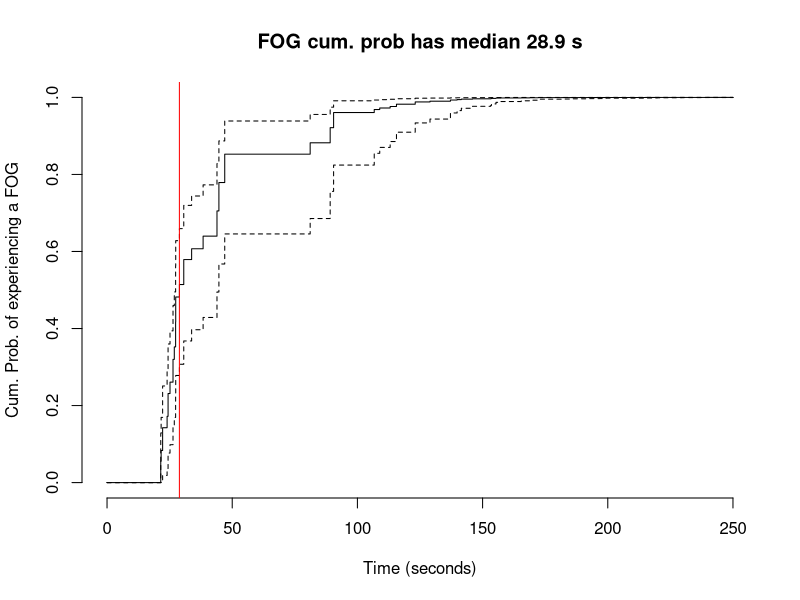
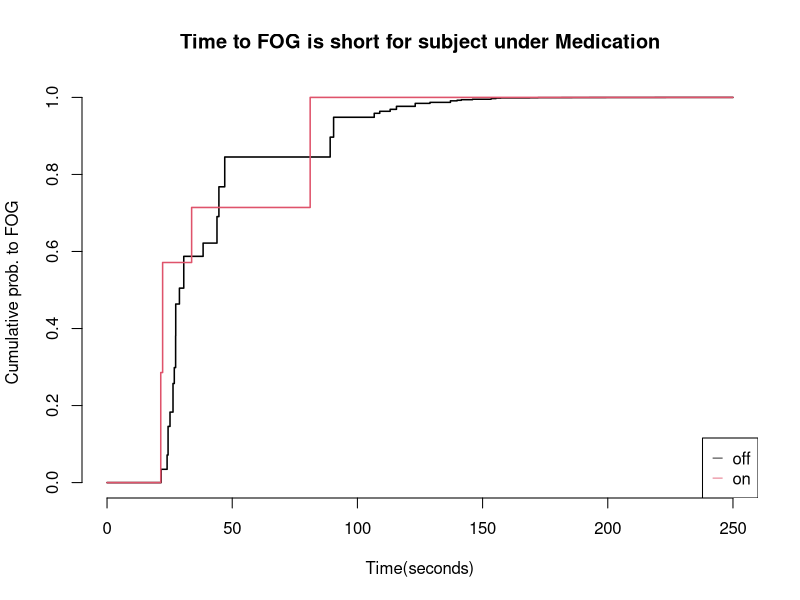
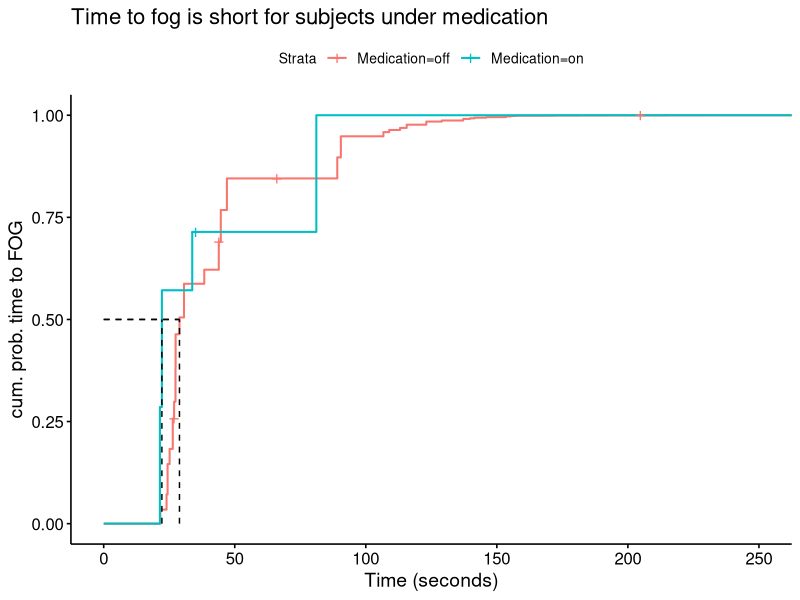
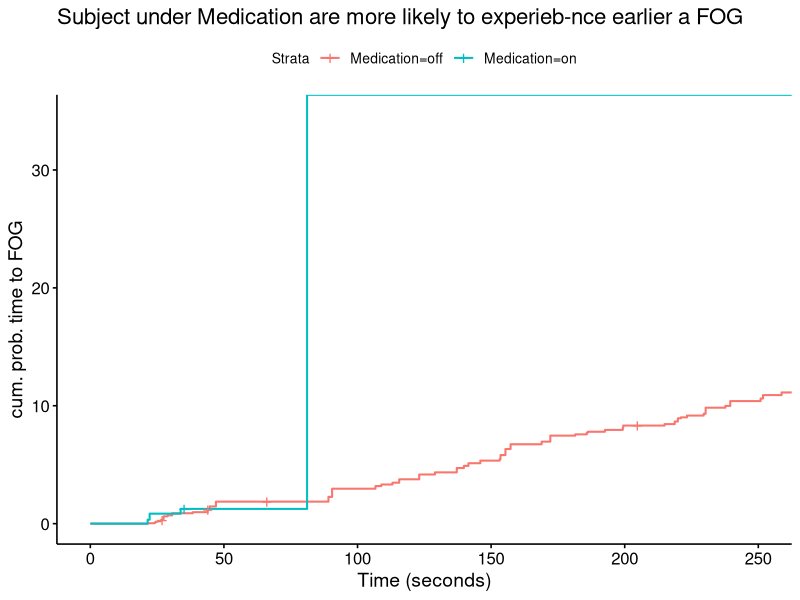
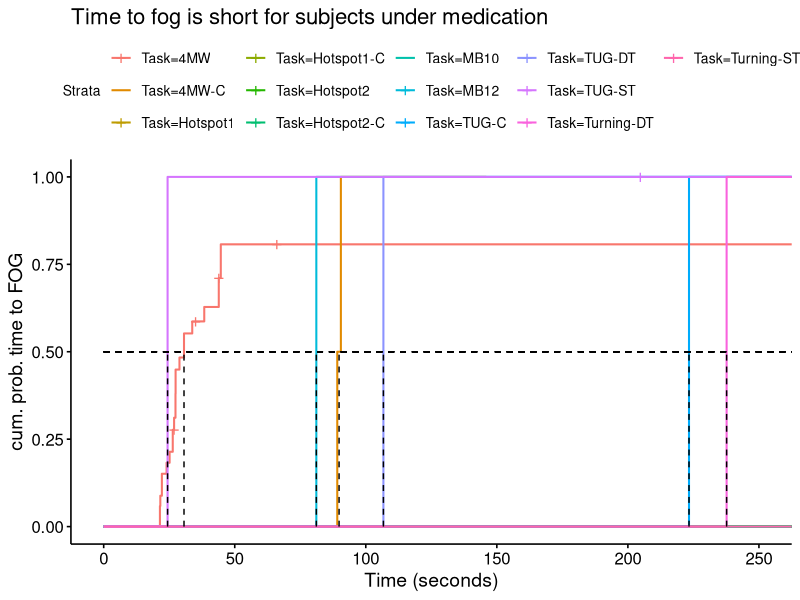

Write the R code that produced these figures, in order. (Note: this script raises an error after producing the figures.)
## ---- chunk 1
knitr::opts_chunk$set(echo = FALSE)
## ---- chunk 2
rm(list=ls())
## ---- chunk 3
library(tidyverse)
library(survival)
library(broom)
library(survminer)
## ---- chunk 4
# load data from kaggle 
# from CLI kaggle competitions download -c tlvmc-parkinsons-freezing-gait-prediction 
events <- read_csv("events.csv")
subjects <- read_csv("subjects.csv")
tasks <- read_csv("tasks.csv")
#daily_meta <- read_csv("daily_metadata.csv")
defog_meta <- read_csv("defog_metadata.csv")
#tdcsfog_meta <- read_csv("tdcsfog_metadata.csv")
## ---- chunk 5
subjects$Visit=NULL 
## ---- chunk 6
  fog <- inner_join(events,tasks,by="Id") %>% 
  inner_join(defog_meta,by ="Id")  %>% 
  inner_join(subjects,by = "Subject") 

# remove tables 
rm(events,tasks,defog_meta,subjects)
## ---- chunk 7
head(fog)
## ---- chunk 8
fog <- fog %>% filter(Begin > 0 & End > Begin, End >= Completion & Begin < Init ) 

# change some variables into factor 
fog$Sex <- factor(fog$Sex, labels =c("Female","Male") )
fog$Type <- factor(fog$Type)
fog$Task <- factor(fog$Task)
fog$Medication <- factor(fog$Medication)
fog$Visit <- factor(fog$Visit)

attach(fog)
# events duration
fog["eventsDuration"] <- Completion - Init


# task duration
fog["tasksDuration"] <- End - Begin

# attach fog 
detach(fog)
attach(fog)


## ---- chunk 9
round(mean(is.na(Kinetic)),2)
## ---- chunk 10
fog <- fog %>% 
    filter(!is.na(Kinetic))
cat("\n new table dimension\n")
dim(fog)
## ---- chunk 11
proportion_kinetic <- prop.table(table(Kinetic)) %>% round(2)
## ---- chunk 12
summary(Age)
## ---- chunk 13
(sex_prop_table <- prop.table(table(Sex)) %>% round(2))
## ---- chunk 14
cat("There is 7 different tasks with 16 levels")

## ---- chunk 15
length(unique(Visit))
## ---- chunk 16
round(prop.table(table(Visit)),2)
## ---- chunk 17
round(prop.table(table(Medication)),2)
## ---- chunk 18
#par(mfrow = c(1,2))
#fit task duration 
fit_tti <- survfit(Surv(Begin,Init, Kinetic) ~ 1, data = fog)

# fit from begin to end
fit_tte <- survfit(Surv(Begin,End, Kinetic) ~ 1, data = fog)

## ---- chunk 19
# plot fit2
plot(fit_tte,
     fun ="F",
     xlim =c(0,250),
      xlab = "Time (seconds)",
     ylab = "Cum. Prob. of experiencing a FOG", 
     main ="FOG cum. prob has median 28.9 s",
     frame = F)
abline(v = 28.9, col = "red")
## ---- chunk 20
fit_tte
## ---- chunk 21
# fit
fit_sex <- survfit(Surv(Begin,End, Kinetic) ~ Sex , data = fog,id = Subject)

## ---- chunk 22
# coxph
(coxph_sex <- coxph(Surv(Begin,End, Kinetic) ~ Sex , data = fog,id = Subject))
tidy(coxph_sex)  %>% 
  filter(!grepl("(Sub*)",term))
p <- round(tidy(coxph_sex)$p.value,2)
## ---- chunk 23
fit_Med <- survfit(Surv(Begin,End, Kinetic) ~ Medication , data = fog,
                   id = Subject)
(coxph_Med <- coxph(Surv(Begin,End, Kinetic) ~ Medication , data = fog,
                   id = Subject))

#frailty
# summary fit_medication
tidy(coxph_Med) %>% 
  filter(p.value <= 0.05) |>
  select(term, estimate, p.value) %>% 
  filter(!(grepl("(Subj*)",term)))
(p <- round(tidy(coxph_Med)$p.value,2))
## ---- chunk 24
#fit_Med
plot(fit_Med,
     fun = "F",
     xlim = c(0,250),
     col = 1:2,
     lwd= 1.5,
     frame = F,
     xlab = "Time(seconds)", 
     ylab = "Cumulative prob. to FOG ",
     main = "Time to FOG is short for subject under Medication")
legend ("bottomright",legend = levels(Medication),pch = "_", col = 1:2)
## ---- chunk 25
ggsurvplot(fit_Med,data =fog, 
     fun = "event",
     color = "strata",
     #conf.int = T,
     risk.table.col="strata",
     surv.median.line = "hv",
     size = 0.7,
     xlim = c(0,250),
     break.time.by = 50,
     xlab = "Time (seconds)",
     ylab = "cum. prob. time to FOG",
     title = "Time to fog is short for subjects under medication")

## ---- chunk 26
ggsurvplot(fit_Med,data =fog, 
     fun = "cumhaz",
     color = "strata",
     #conf.int = T,
     risk.table.col="strata",
     surv.median.line = "hv",
     size = 0.7,
     xlim = c(0,250),
     break.time.by = 50,
     xlab = "Time (seconds)",
     ylab = "cum. prob. time to FOG",
     title = "Subject under Medication are more likely to experieb-nce earlier a FOG")

## ---- chunk 27
fit_task <- survfit(Surv(Begin,End, Kinetic) ~ Task, 
                   id = Subject, data = fog)
coxph_task <- coxph(Surv(Begin,End, Kinetic) ~ Task ,
                   id = Subject, data = fog)

# summary type 
tidy(coxph_task) |> 
  filter(p.value <= 0.05) |>
  select(term, estimate,p.value) %>% 
  filter(!(grepl("(Subj*)",term)))
## ---- chunk 28
ggsurvplot(fit_task,data =fog, 
     fun = "event",
     color = "strata",
     #conf.int = T,
     risk.table.col="strata",
     surv.median.line = "hv",
     size = 0.7,
     xlim = c(0,250),
     break.time.by = 50,
     xlab = "Time (seconds)",
     ylab = "cum. prob. time to FOG",
     title = "Time to fog is short for subjects under medication")

## ---- chunk 29
fit_Type <- survfit(Surv(Begin,End, Kinetic) ~ Type, data = fog,
                   id = Subject)
coxph_Type <- coxph(Surv(Begin,End, Kinetic) ~ Type + Subject, data = fog,
                   id = Subject)

# summary fit_type 
tidy(coxph_Type) |> 
  filter(p.value <= 0.05) |>
  select(term, estimate,p.value) %>% 
  filter(!(grepl("(Subj*)",term)))
## ---- chunk 30
ggsurvplot(fit_Type,
     fun ="event",
     xlim =c(0,250),
     break.time.by = 50,
     surv.median.line = "hv",
     size = 0.7,
     xlab="Time(seconds)",
     ylab = "cum prob of time to FOG w/r to type events"
     )
## ---- chunk 31
fit_visit <- survfit(Surv(Begin,End, Kinetic) ~ Visit, data = fog ,id = Subject)
(coxph_visit <- coxph(Surv(Begin,End, Kinetic) ~ Visit , id = Subject, data = fog))

# summary fit_type
tidy(coxph_visit) |> 
  filter(p.value <= 0.05) |>
  select(term, estimate,p.value) %>% 
  filter(!(grepl("(Subject*)",term)))
## ---- chunk 32
ggsurvplot(fit_visit,
     fun ="event",
     conf.int = F,
     risk.table.col="strata",
     surv.median.line = "hv",
     size = 0.7,
     break.time.by = 50,
     xlim = c(0,250),
    xlab ="Time(seconds)",
     ylab ="cum prob of time to FOG w/r to visit to hospital")
## ---- chunk 33
ggsurvplot(fit_visit,
     fun ="cumhaz",
     conf.int = F,
     risk.table.col="strata",
     surv.median.line = "hv",
     size = 0.7,
     break.time.by = 50,
     xlim = c(0,250),
    xlab ="Time(seconds)",
     ylab ="cum hazard of time to FOG w/r to visit to hospital")
## ---- chunk 34
fit_YSDx<- coxph(Surv(Begin,End, Kinetic) ~ YearsSinceDx, id = Subject, 
                 data = fog)
coxph_YSDx<- coxph(Surv(Begin,End, Kinetic) ~ YearsSinceDx , id = Subject, 
                 data = fog)
p <- round(tidy(coxph_YSDx)$p.value,2)
## ---- chunk 35
fit_mult<- coxph(Surv(Begin,End, Kinetic) ~ (Sex + Age + 
                             Medication  + Visit + YearsSinceDx) , id = Subject,
                 data = fog)
tidy(fit_mult, conf.int = TRUE) %>% 
  filter(p.value <= 0.05) %>% 
  mutate(Hazard_Rate = exp(estimate)) %>% 
  filter(!(grepl("(Subject*)",term)))
## ---- chunk 36
